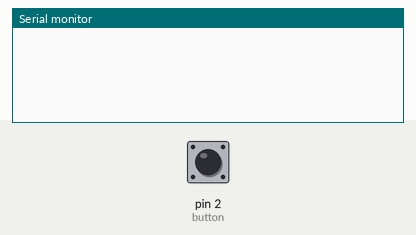
Recording of a sketch running on a simulated Arduino Uno, built with avr-gcc and run on an emulated ATmega328P. On the bench: the last lines printed to the serial monitor. Inputs (shaded band) come from the test bench; at power-on: pin 2 (button) HIGH.

Above: at 1.2 s.
1.3 s: pin 2 (button) pulled LOW for 0.15 s
At 3.0 s:
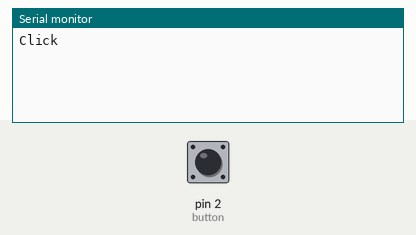
3.4 s: pin 2 (button) pulled LOW for 1 s
At 5.5 s:
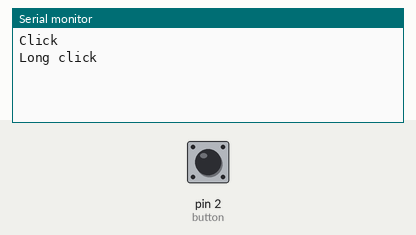
5.9 s: pin 2 (button) pulsed LOW 2 times (0.12 s each, 0.3 s apart)
At 7.8 s:
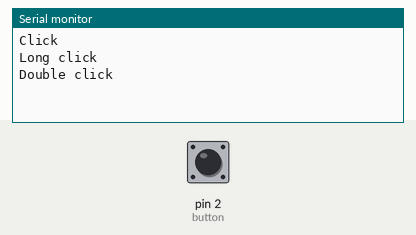

Measured:
- after the input at 1.3 s, the serial monitor: prints a new line after 0.63 s (image 1)
- after the input at 3.4 s, the serial monitor: prints a new line after 0.88 s (image 2)
- after the input at 5.9 s, the serial monitor: prints a new line after 0.50 s (image 3)

The sketch:

10_01_OneButton.ino
```cpp
#include <OneButton.h>

OneButton button(2, true);

// setup code here, to run once.
void setup() {
  button.attachClick(myClickFunction);
  button.attachDoubleClick(myDoubleClickFunction);
  button.attachLongPressStart(myLongPressStartFunction);
  button.setDebounceTicks(80);

  Serial.begin(9600);
} // setup


// main code here, to run repeatedly:
void loop() {

  button.tick();

} // loop


// this function will be called when the button was pressed 1 time and them some time has passed.
void myClickFunction() {
  Serial.println("Click");
} // myClickFunction


// this function will be called when the button was pressed 2 times in a short timeframe.
void myDoubleClickFunction() {
  Serial.println("Double click");
} // myDoubleClickFunction

void myLongPressStartFunction(){
  Serial.println("Long click");
  }
// End
```
